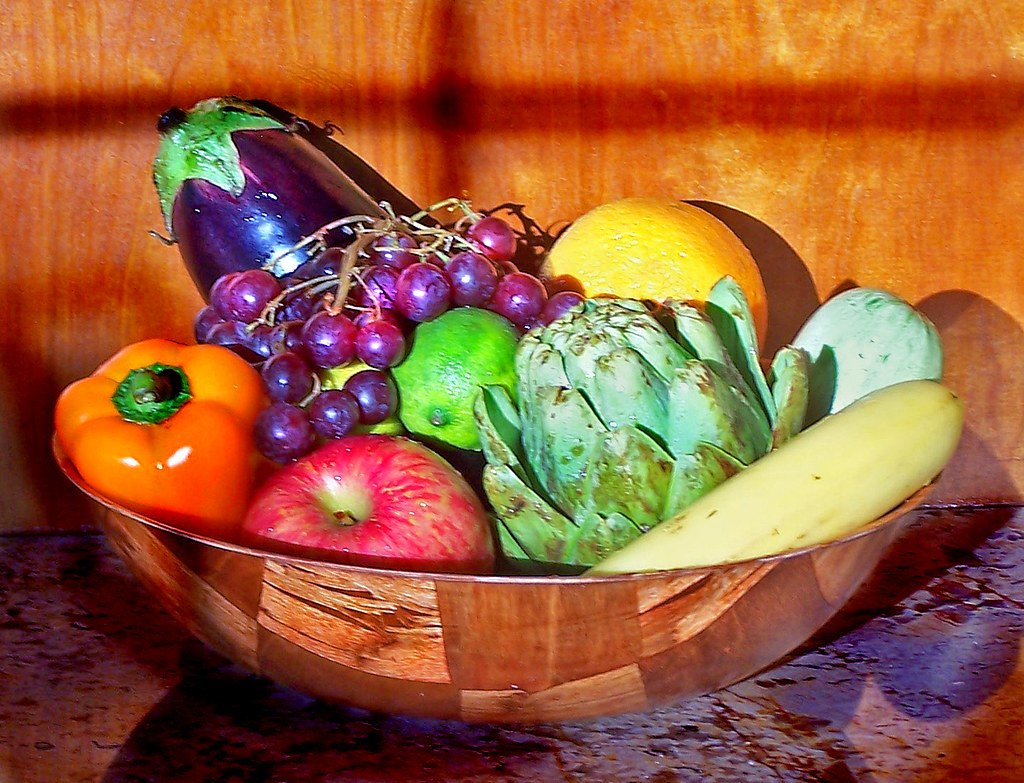
#> input picture Fruits.jpg, 1024 x 783 px
$ python 'Section A Task1.py'
#> lines starting #> are read from the running program, lines starting #| are printed output that depends on the picture; after the words box and inside, x2 and y2 are one past the last pixel; in counts of white or black regions, pixels touching at a corner belong together
# CODE MAP of Task1.py
# Settings        darkFactor, mirror, file name, colour thresholds, median filter size
# Functions       median_filter, label_blobs (both written from scratch with NumPy)
# Load image      read Fruits.jpg, darken (x darkFactor, rounded to 8 bits), mirror
# Colour masks    one binary mask per fruit from channel ratios and relative brightness
# Clean masks     median filter on each mask removes isolated pixels and thin streaks
# Pick blobs      label connected regions of each mask, keep the largest one
# Measure         bounding box, box-midpoint centroid, moment centroid, distance between them
# Plot and print  draw each box and both centroids, print the numbers
# AI use          Claude Opus 5.5 (claude.ai), default settings

# %% Settings
# Run from the folder that contains Fruits.jpg:  python Task1.py
# Pixel coordinates: x = column (0 at the left), y = row (0 at the top), as NumPy indexes them.
import numpy as np
import matplotlib.pyplot as plt
from matplotlib.patches import Rectangle

darkFactor = 0.8          # every pixel is multiplied by this, then rounded to 8 bits (must work 0.6-1.0)
mirror = True             # True: flip the image left-to-right
IMAGE_FILE = 'Fruits.jpg'

# Colour rules. R, G, B are the channel values of one pixel; "bright" is that pixel's
# (R+G+B)/3 divided by the mean of (R+G+B)/3 over the whole image.
# Each value was moved one at a time; the bracket is the range over which all three
# fruits were still found correctly at darkFactor 1.0, 0.8 mirrored and 0.6.
# The chosen values sit near the middle of their ranges.
CAPS_B_MAX       = 0.05   # capsicum: B < 0.05 R          (0.005 - 0.10)
CAPS_BRIGHT_MIN  = 0.9    # capsicum: bright > 0.9        (0.65 - 1.15)
APPLE_G_MAX      = 0.6    # apple:    G < 0.6 R           (0.3 - 0.85)
APPLE_BG_MIN     = -0.1   # apple:    B - G > -0.1 R      (-0.2 - 0.1)
APPLE_BRIGHT_MIN = 0.8    # apple:    bright > 0.8        (0.5 - 1.2)
LEMON_G_MIN      = 0.75   # lemon:    G > 0.75 R          (0.6 - 0.9)
LEMON_B_MAX      = 0.4    # lemon:    B < 0.4 R           (0.2 - 0.6)
MEDIAN_SIZE      = 7      # median filter window, 7 x 7 pixels (1 - 11 give almost the same boxes)


# %% Functions
def median_filter(I: np.ndarray, n: int) -> np.ndarray:
    """Median of the n x n neighbourhood of every pixel (lecture slides 50-54).
    In:  I, 2-D array; n, odd window size.  Out: filtered array, same size as I.
    Border pixels are repeated outwards so the output keeps the input size."""
    H, W = I.shape
    r = n // 2
    P = np.pad(I, r, mode='edge')
    # stack the n*n shifted copies of the image: shifts[k, y, x] is the k-th neighbour of pixel (x, y)
    shifts = np.stack([P[i:i + H, j:j + W] for i in range(n) for j in range(n)])
    return np.median(shifts, axis=0)


def label_blobs(mask: np.ndarray) -> tuple[np.ndarray, np.ndarray]:
    """Give every connected region (blob) of True pixels its own number (lecture slide 82).
    In:  mask, 2-D boolean array.
    Out: labels, same size, 0 = background, 1, 2, ... = blob number;
         sizes, sizes[b] = number of pixels in blob b (sizes[0] = 0).
    Neighbours are the 8 surrounding pixels. Each blob is grown from one seed pixel
    with a stack: take a pixel off the stack, add its unlabelled mask neighbours."""
    H, W = mask.shape
    labels = np.zeros((H, W), dtype=np.int32)
    sizes = [0]
    ys, xs = np.nonzero(mask)
    for y0, x0 in zip(ys, xs):
        if labels[y0, x0] != 0:              # already part of a blob
            continue
        b = len(sizes)                       # number for the new blob
        labels[y0, x0] = b
        stack = [(y0, x0)]
        count = 0
        while stack:
            y, x = stack.pop()
            count += 1
            for dy in (-1, 0, 1):
                for dx in (-1, 0, 1):
                    yy, xx = y + dy, x + dx
                    if 0 <= yy < H and 0 <= xx < W and mask[yy, xx] and labels[yy, xx] == 0:
                        labels[yy, xx] = b
                        stack.append((yy, xx))
        sizes.append(count)
    return labels, np.array(sizes)


# %% Load image
img = plt.imread(IMAGE_FILE)                              # uint8, shape (rows, cols, 3)
#> img is the input picture: shape (783, 1024, 3); mean R, G, B 154.8, 93.3, 56.2
img = np.floor(darkFactor * img + 0.5).astype(np.uint8)   # darken, round to nearest (as MATLAB round)
if mirror:
    img = img[:, ::-1, :]                                 # flip left-to-right
H, W, _ = img.shape
#> H = 783; W = 1024

I = img.astype(float)       # work in floats so sums do not overflow at 255
R, G, B = I[:, :, 0], I[:, :, 1], I[:, :, 2]
grey = (R + G + B) / 3                     # brightness of each pixel (slide 18)
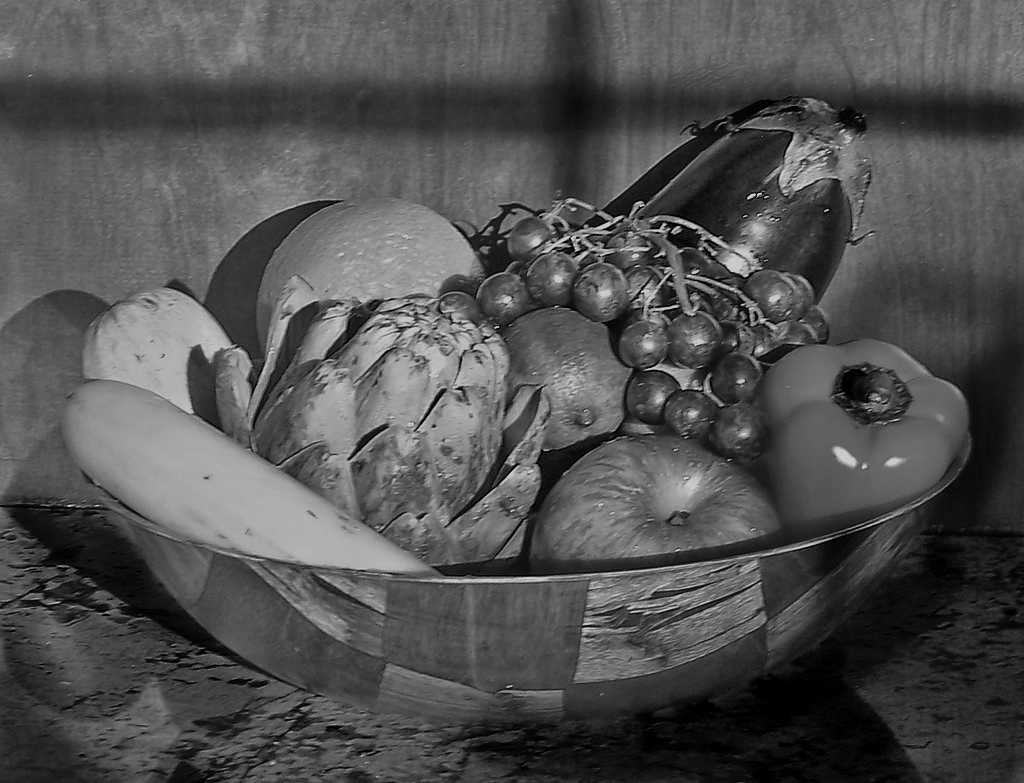
#> grey: shape (783, 1024) float64; min 0, max 204, mean 81.2
bright = grey / grey.mean()                # relative brightness: darkFactor cancels out
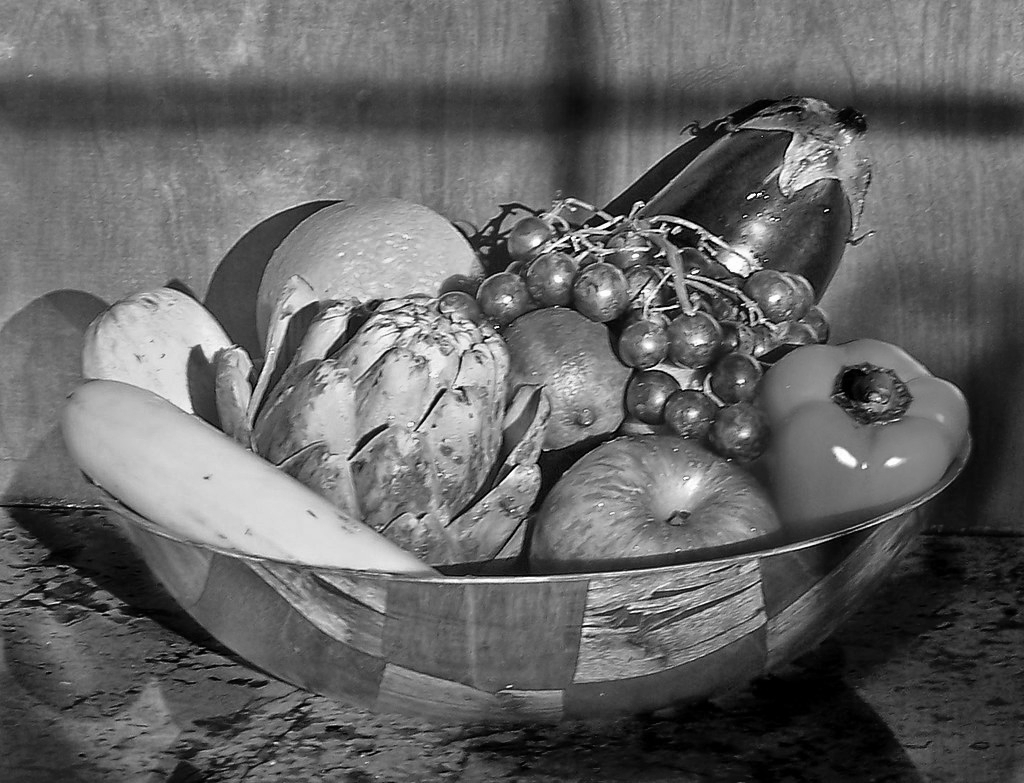
#> bright: shape (783, 1024) float64; min 0, max 2.51, mean 1; drawn with min black and max white


# %% Colour masks
# Each rule compares channels with R, so multiplying the whole image by darkFactor
# scales both sides equally and the rule gives (almost) the same answer.
masks = {
    'capsicum': (B < CAPS_B_MAX * R) & (bright > CAPS_BRIGHT_MIN),
    'apple':    (G < APPLE_G_MAX * R) & (B - G > APPLE_BG_MIN * R) & (bright > APPLE_BRIGHT_MIN),
    'lemon':    (G > LEMON_G_MIN * R) & (B < LEMON_B_MAX * R),
}


# %% Clean masks
# Median of 0/1 values = 1 when more than half of the window is 1, so isolated
# pixels and streaks thinner than about half the window disappear.
clean = {fruit: median_filter(m.astype(float), MEDIAN_SIZE) > 0.5 for fruit, m in masks.items()}
#> in median_filter, `P = np.pad(I, r, mode='edge')`:
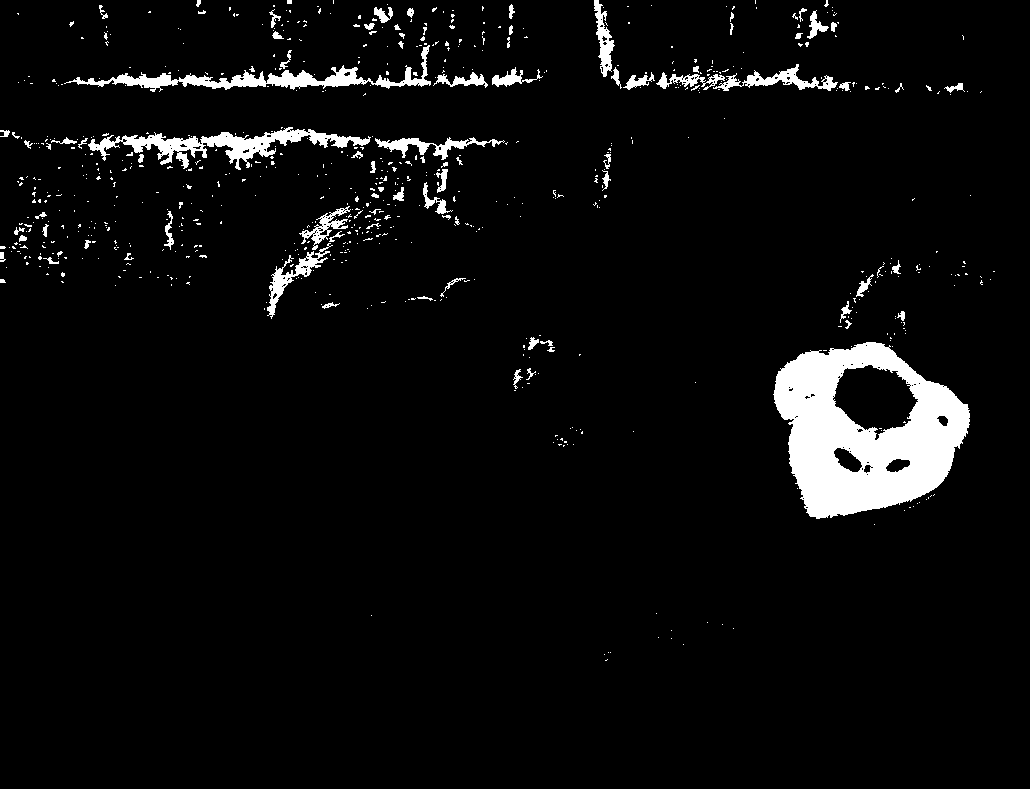
#> P: shape (789, 1030) float64; values 0 (black) and 1 (white), 4.8% white; 724 white regions (639 under 20 px), largest, box (x1, y1, x2, y2) and area: (773, 342, 970, 519) 20148, (88, 127, 371, 170) 3656, (64, 45, 431, 92) 3317
#> in median_filter, `P = np.pad(I, r, mode='edge')`: I: shape (783, 1024) float64; values 0 (black) and 1 (white), 4.9% white; 724 white regions (643 under 20 px), largest, box (x1, y1, x2, y2) and area: (770, 339, 967, 516) 20148, (85, 124, 368, 167) 3656, (61, 42, 428, 89) 3317
#> in median_filter, `return np.median(shifts, axis=0)`: returned value: shape (783, 1024) float64; values 0 (black) and 1 (white), 4.3% white; 73 white regions (28 under 20 px), largest, box (x1, y1, x2, y2) and area: (771, 339, 967, 516) 20282, (86, 126, 366, 165) 3687, (107, 65, 363, 87) 2577
#> in median_filter (call 2), `P = np.pad(I, r, mode='edge')`: P: shape (789, 1030) float64; values 0 (black) and 1 (white), 5.6% white; 1997 white regions (1877 under 20 px), largest, box (x1, y1, x2, y2) and area: (551, 439, 782, 564) 16203, (530, 253, 654, 324) 3059, (173, 576, 288, 673) 2698
#> in median_filter (call 2), `P = np.pad(I, r, mode='edge')`: I: shape (783, 1024) float64; values 0 (black) and 1 (white), 5.7% white; 1997 white regions (1878 under 20 px), largest, box (x1, y1, x2, y2) and area: (548, 436, 779, 561) 16203, (527, 250, 651, 321) 3059, (170, 573, 285, 670) 2698
#> in median_filter (call 2), `return np.median(shifts, axis=0)`: returned value: shape (783, 1024) float64; values 0 (black) and 1 (white), 4.6% white; 84 white regions (41 under 20 px), largest, box (x1, y1, x2, y2) and area: (549, 436, 778, 561) 16770, (576, 263, 720, 365) 5360, (171, 575, 282, 666) 2771
#> in median_filter (call 3), `P = np.pad(I, r, mode='edge')`: P: shape (789, 1030) float64; values 0 (black) and 1 (white), 3.1% white; 836 white regions (753 under 20 px), largest, box (x1, y1, x2, y2) and area: (300, 205, 463, 306) 8528, (509, 324, 565, 412) 2222, (355, 447, 432, 532) 2010
#> in median_filter (call 3), `P = np.pad(I, r, mode='edge')`: I: shape (783, 1024) float64; values 0 (black) and 1 (white), 3.1% white; 836 white regions (753 under 20 px), largest, box (x1, y1, x2, y2) and area: (297, 202, 460, 303) 8528, (506, 321, 562, 409) 2222, (352, 444, 429, 529) 2010
#> in median_filter (call 3), `return np.median(shifts, axis=0)`: returned value: shape (783, 1024) float64; values 0 (black) and 1 (white), 2.4% white; 77 white regions (25 under 20 px), largest, box (x1, y1, x2, y2) and area: (300, 203, 459, 301) 9031, (507, 321, 560, 406) 2196, (352, 445, 428, 525) 2089
#> clean = 3 items


# %% Pick blobs
blobs = {}
for fruit, m in clean.items():
    labels, sizes = label_blobs(m)
    if sizes.max() == 0:
        print(f'{fruit}: not found')
        continue
    biggest = np.argmax(sizes)               # the fruit is the largest region of its colour
    blobs[fruit] = labels == biggest
#> this loop made 3 passes
#> (fruit, biggest) on passes 1 to 3: ('capsicum', 71), ('apple', 35), ('lemon', 13)
#> pass 1, `labels, sizes = label_blobs(m)`:
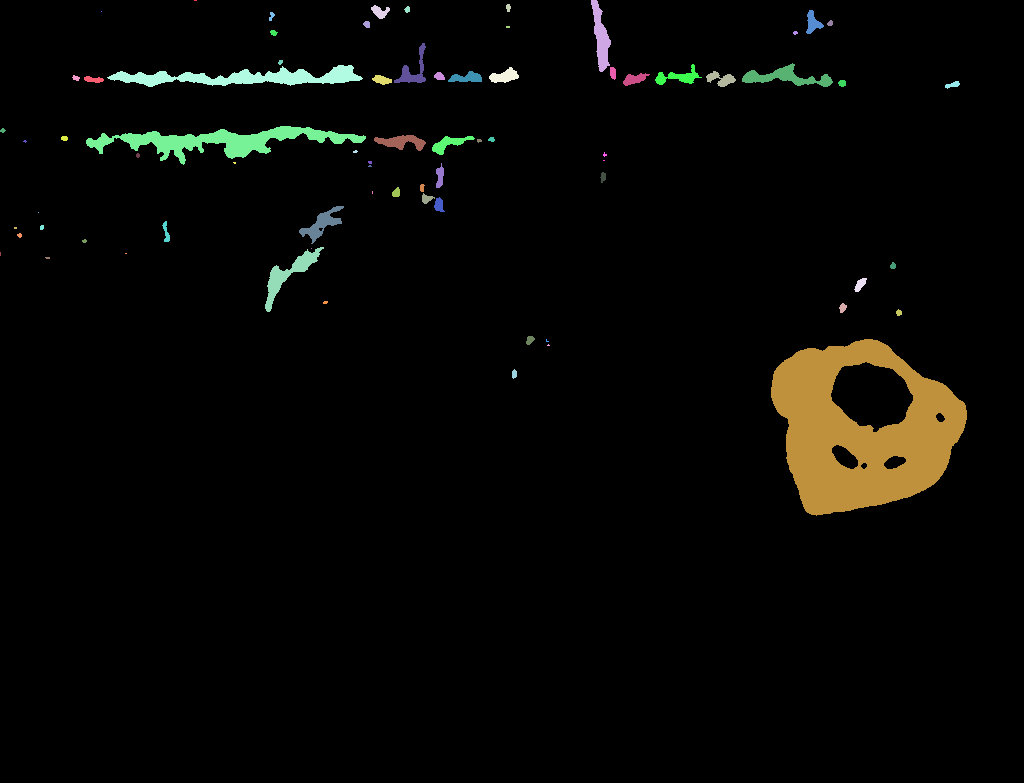
#> labels: shape (783, 1024) int32; 74 distinct labels, from 0 to 73; one colour per label, 0 black
#> after the loop, blobs = 3 items


# %% Measure
X, Y = np.meshgrid(np.arange(W), np.arange(H))   # X[y, x] = x, Y[y, x] = y
results = {}
for fruit, blob in blobs.items():
    ys, xs = np.nonzero(blob)
    x_min, x_max, y_min, y_max = xs.min(), xs.max(), ys.min(), ys.max()
    # (a) midpoint of the bounding box (slide 84)
    xc_box, yc_box = (x_min + x_max) / 2, (y_min + y_max) / 2
    # (b) moments with I(x, y) = 1 on the blob, 0 elsewhere (slides 86-89)
    M00 = np.sum(blob)            # area
    M10 = np.sum(X * blob)        # sum of x over the blob
    M01 = np.sum(Y * blob)        # sum of y over the blob
    xc_mom, yc_mom = M10 / M00, M01 / M00
    dist = np.hypot(xc_box - xc_mom, yc_box - yc_mom)
    results[fruit] = dict(box=(x_min, x_max, y_min, y_max), mid=(xc_box, yc_box),
                          mom=(xc_mom, yc_mom), dist=dist)
#> this loop made 3 passes
#> (fruit, x_min, x_max, y_min, y_max, xc_box, yc_box, M00) on passes 1 to 3: ('capsicum', 771, 966, 339, 515, 868.5, 427, 20282), ('apple', 549, 777, 436, 560, 663, 498, 16770), ('lemon', 300, 458, 203, 300, 379, 251.5, 9031)
#> after the loop, results = 3 items


# %% Plot and print
colours = {'capsicum': 'orange', 'apple': 'red', 'lemon': 'yellow'}
fig, ax = plt.subplots(figsize=(10, 7.8))
ax.imshow(img)
for fruit, r in results.items():
    x_min, x_max, y_min, y_max = r['box']
    ax.add_patch(Rectangle((x_min - 0.5, y_min - 0.5), x_max - x_min + 1, y_max - y_min + 1,
                           fill=False, edgecolor=colours[fruit], linewidth=2))
    ax.text(x_min, y_min - 6, fruit, color=colours[fruit], fontsize=11, fontweight='bold')
    ax.plot(*r['mid'], 'x', color='white', markersize=10, markeredgewidth=2)
    ax.plot(*r['mom'], 'o', markerfacecolor='none', markeredgecolor='cyan', markersize=10, markeredgewidth=2)
#> this loop made 3 passes
#> (fruit, x_min, x_max, y_min, y_max) on passes 1 to 3: ('capsicum', 771, 966, 339, 515), ('apple', 549, 777, 436, 560), ('lemon', 300, 458, 203, 300)
ax.plot([], [], 'x', color='white', markeredgewidth=2, label='centroid: box midpoint')
ax.plot([], [], 'o', markerfacecolor='none', markeredgecolor='cyan', markeredgewidth=2, label='centroid: moments')
ax.legend(loc='lower right')
ax.set_title(f'Task 1: darkFactor = {darkFactor}, mirror = {mirror}')
ax.set_xlabel('x (pixels)')
ax.set_ylabel('y (pixels)')
plt.tight_layout()

print(f'darkFactor = {darkFactor}, mirror = {mirror}, image {W} x {H} pixels')
#| darkFactor = 0.8, mirror = True, image 1024 x 783 pixels
print(f'{"fruit":9s} {"box x":>11s} {"box y":>11s} {"box midpoint (x, y)":>21s} '
      f'{"moments (x, y)":>17s} {"distance":>9s}')
for fruit, r in results.items():
    x_min, x_max, y_min, y_max = r['box']
    print(f'{fruit:9s} {x_min:4d}-{x_max:<6d} {y_min:4d}-{y_max:<6d} '
          f'({r["mid"][0]:6.1f}, {r["mid"][1]:6.1f})      ({r["mom"][0]:6.1f}, {r["mom"][1]:6.1f}) '
          f'{r["dist"]:7.1f} px')
plt.show()
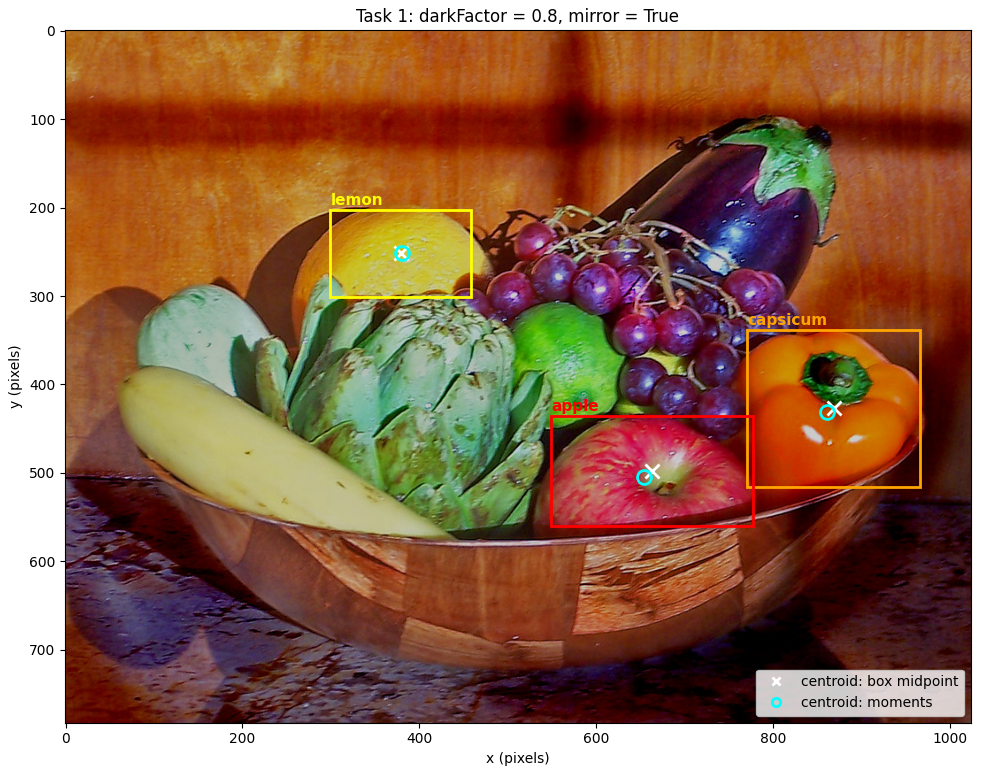
#> figure drawn by matplotlib, 1 panel
